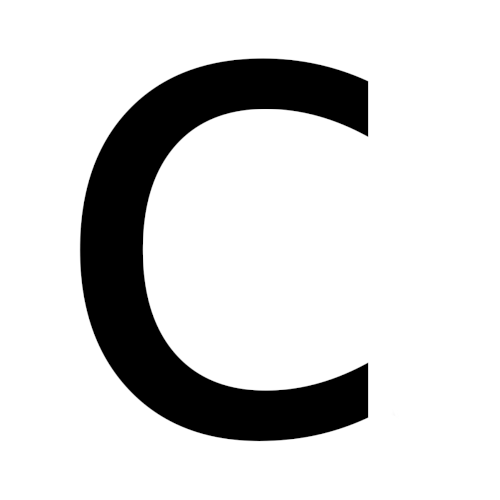
#> input picture Additional Materials/L14_Code/letters/c_0.png, 500 x 500 px, found by its file name
$ jupyter execute FT_characters.ipynb
#> lines starting #> are read from the running program, lines starting #| are printed output that depends on the picture
[cell 1]
from google.colab import drive
drive.mount('/content/drive')

[cell 2]
# location  '/content/drive/MyDrive/images '

[cell 3]
import cv2
import numpy as  np
import glob
from google.colab.patches import cv2_imshow

[cell 4]
image_title='/content/drive/MyDrive/images/L10/letters/c_0.png'
img = cv2.imread(image_title, cv2.IMREAD_GRAYSCALE)
#> img is the input picture: shape (500, 500); min 0, max 255, mean 213.9
f = np.fft.fft2(img)
fshift = np.fft.fftshift(f)
magnitude_spectrum = 20*np.log(np.abs(fshift))
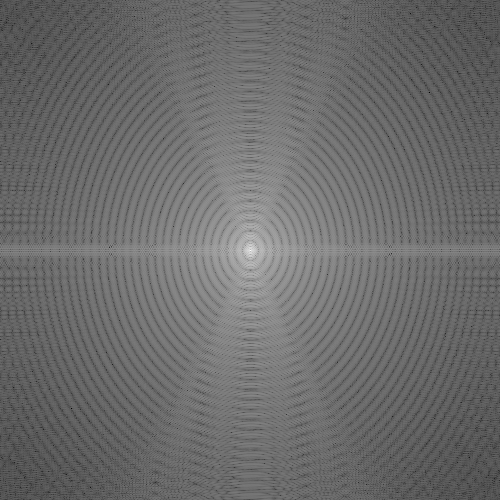
#> magnitude_spectrum: shape (500, 500) float64; min 2.47, max 355.9, mean 152.2; drawn with min black and max white
magnitude_spectrum = np.asarray(magnitude_spectrum, dtype=np.uint8)
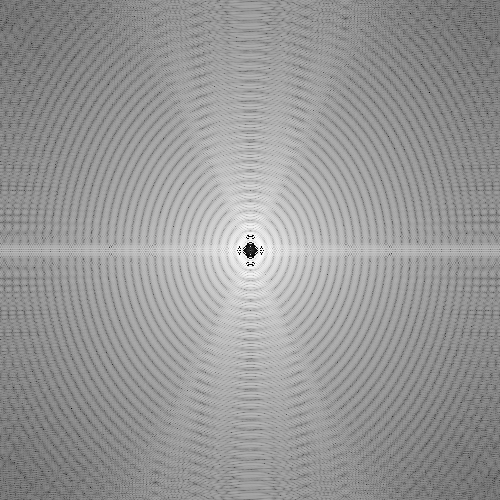
#> magnitude_spectrum: shape (500, 500); min 0, max 255, mean 151.5
img_and_magnitude = np.concatenate((img, magnitude_spectrum), axis=1)
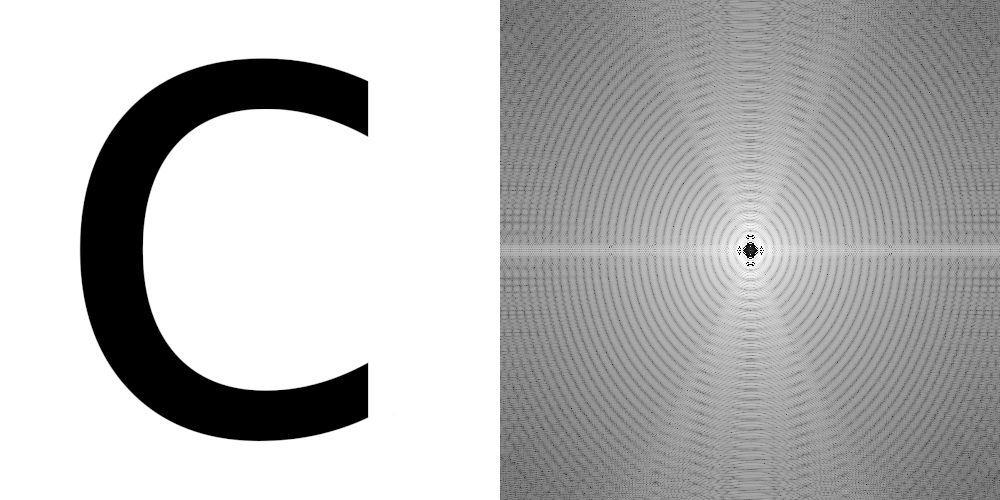
#> img_and_magnitude: shape (500, 1000); min 0, max 255, mean 182.7
cv2_imshow(img_and_magnitude)

## Iterate over the full folder images in loop

[cell 5]
list_images = glob.iglob("/content/drive/MyDrive/images/L10/letters/*")
for image_title in list_images:
    img = cv2.imread(image_title, cv2.IMREAD_GRAYSCALE)
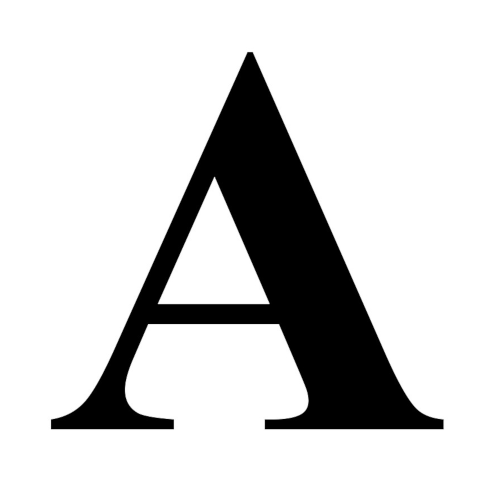
#> input picture Additional Materials/L14_Code/letters/a_0.png, 500 x 500 px
#> img is the input picture: shape (500, 500); min 0, max 255, mean 211.6
    f = np.fft.fft2(img)
    fshift = np.fft.fftshift(f)
    magnitude_spectrum = 20*np.log(np.abs(fshift))
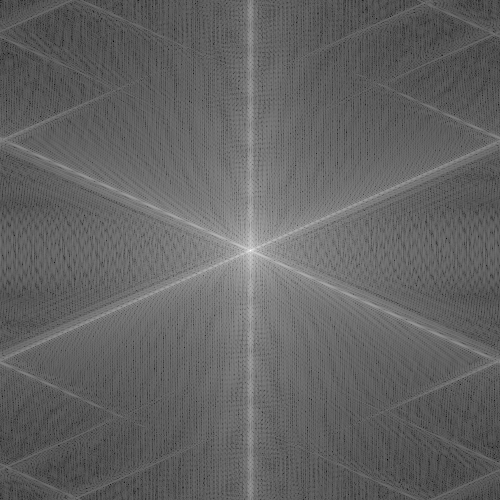
#> magnitude_spectrum: shape (500, 500) float64; min 6.55, max 355.7, mean 143.6; drawn with min black and max white
    magnitude_spectrum = np.asarray(magnitude_spectrum, dtype=np.uint8)
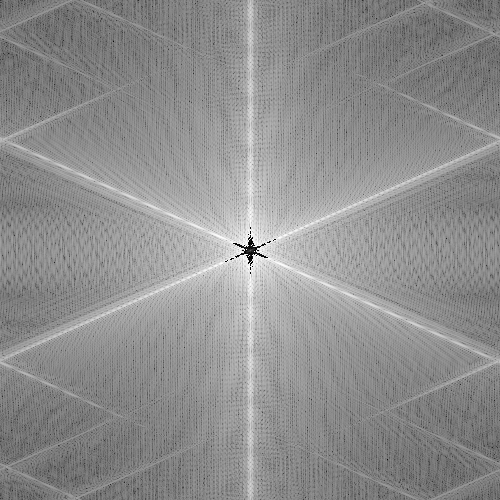
#> magnitude_spectrum: shape (500, 500); min 0, max 255, mean 142.8
    img_and_magnitude = np.concatenate((img, magnitude_spectrum), axis=1)
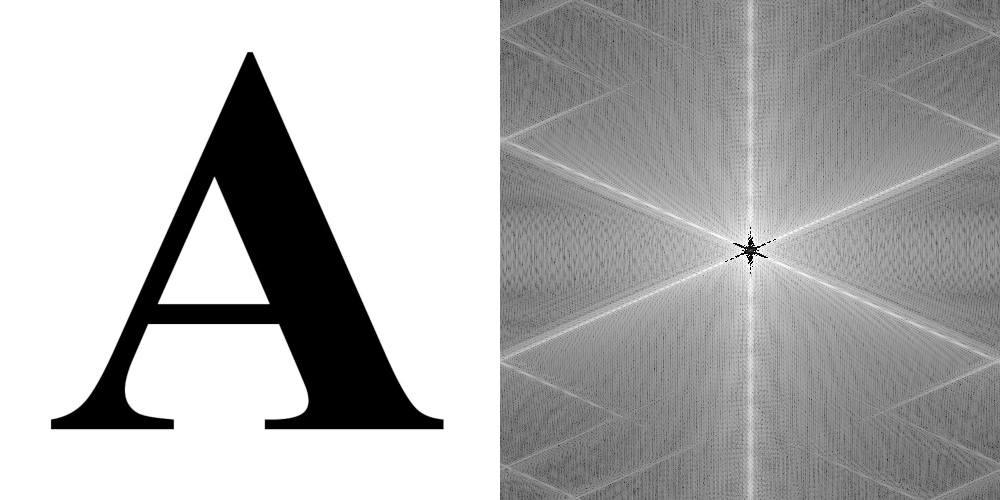
#> img_and_magnitude: shape (500, 1000); min 0, max 255, mean 177.2

    cv2_imshow(img_and_magnitude)
#> pass 2 of the loop `for image_title in list_images:`:
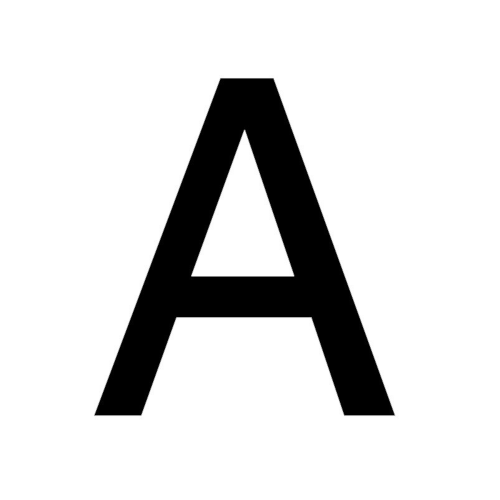
#> input picture Additional Materials/L14_Code/letters/a_1.png, 500 x 500 px
#> img is the input picture: shape (500, 500); min 0, max 255, mean 219
#> `magnitude_spectrum = np.asarray(magnitude_spectrum, dtype=np.uint8)`:
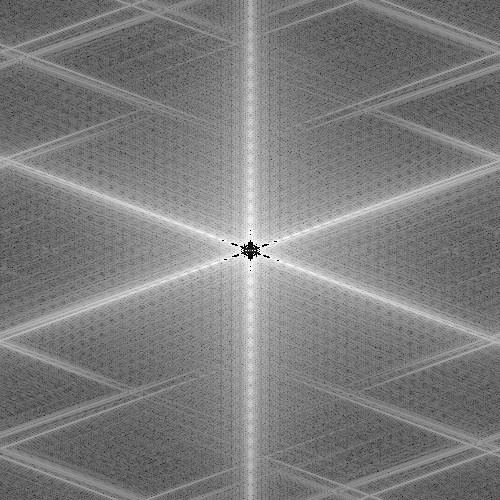
#> magnitude_spectrum: shape (500, 500); min 0, max 255, mean 125.1
#> `img_and_magnitude = np.concatenate((img, magnitude_spectrum), axis=1)`:
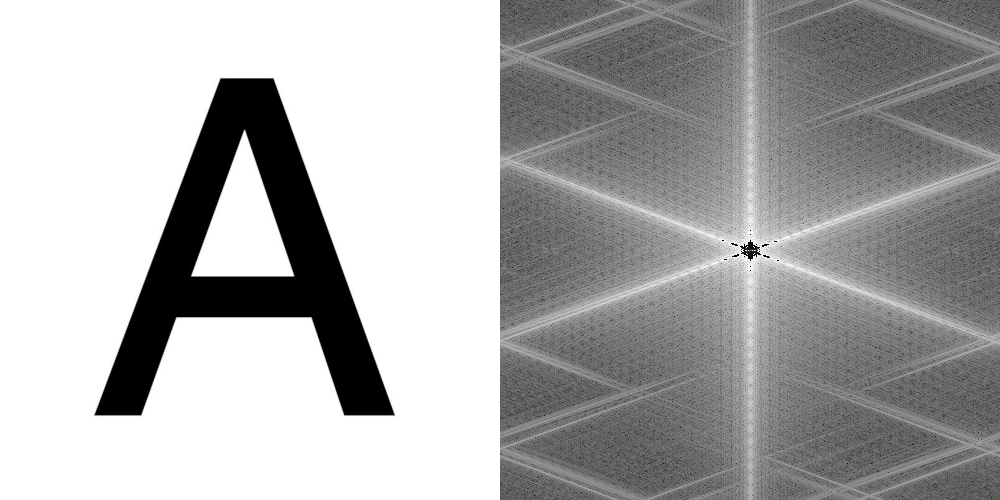
#> img_and_magnitude: shape (500, 1000); min 0, max 255, mean 172
#> pass 3 of the loop `for image_title in list_images:`:
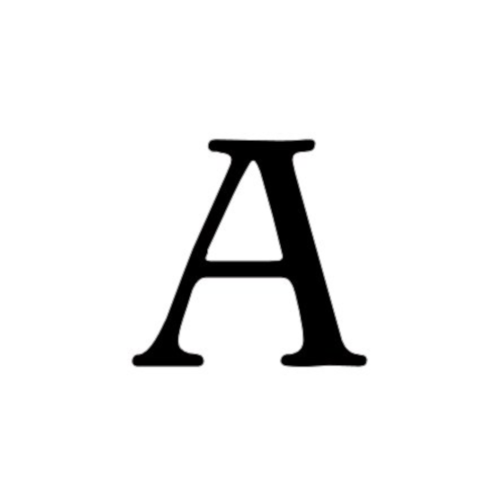
#> input picture Additional Materials/L14_Code/letters/a_2.png, 500 x 500 px
#> `magnitude_spectrum = np.asarray(magnitude_spectrum, dtype=np.uint8)`:
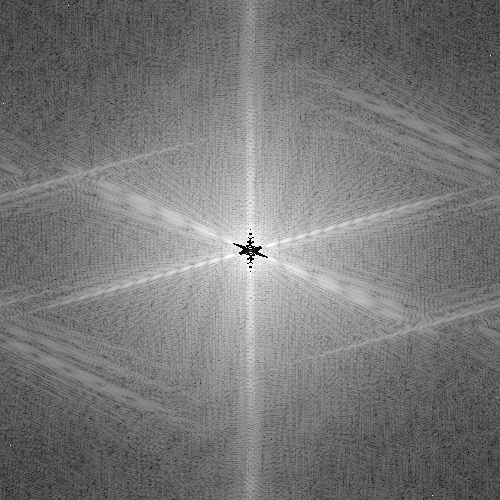
#> magnitude_spectrum: shape (500, 500); min 0, max 255, mean 119.7
#> `img_and_magnitude = np.concatenate((img, magnitude_spectrum), axis=1)`:
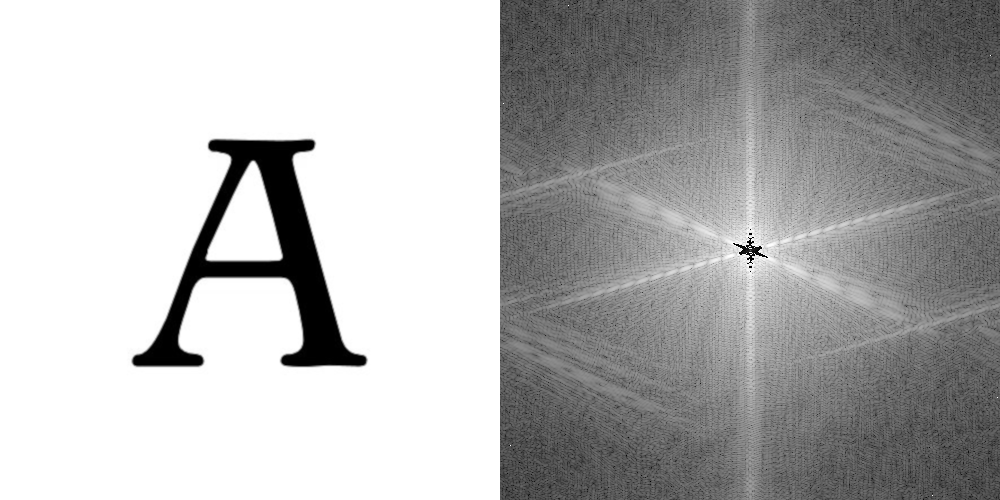
#> img_and_magnitude: shape (500, 1000); min 0, max 255, mean 179.5
#> the loop made 4 passes; the first 3 are shown
